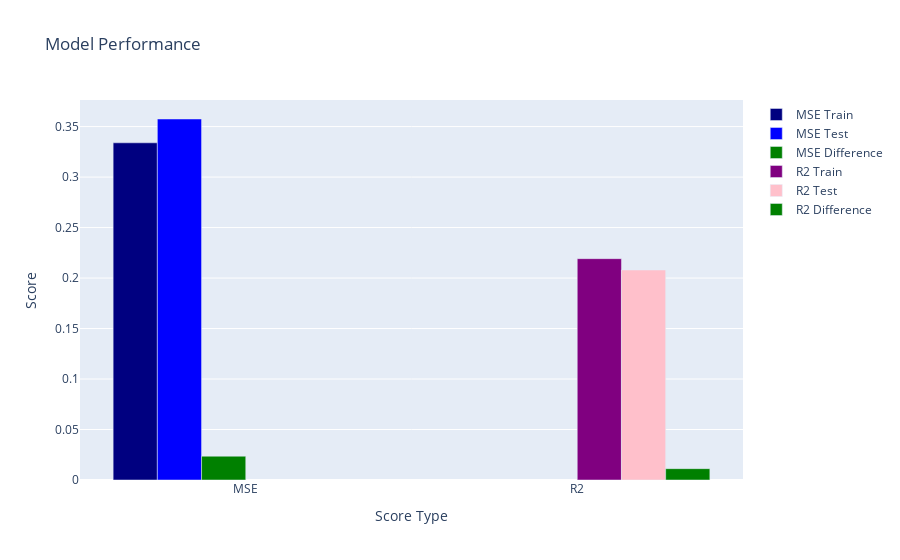

This figure's notebook cell:
### Markdown cell above
### Elastic Net Regression

### Code cell
# Create an elastic net regression model
model = ElasticNet(alpha=0.001)

# Train the model
model.fit(df_x_select, df_y)

# Get the training MSE, R2 score, Testing MSE, and R2 score
mse_train = mean_squared_error(df_y, model.predict(df_x_select))
r2_train = r2_score(df_y, model.predict(df_x_select))
mse_test = mean_squared_error(df_test_y, model.predict(df_test_x_select))
r2_test = r2_score(df_test_y, model.predict(df_test_x_select))

# Print the training MSE and R2 score
print('Training MSE: ', mse_train)
print('Training R2: ', r2_train)

# Print the testing MSE and R2 score
print('Testing MSE: ', mse_test)
print('Testing R2: ', r2_test)

# Display the scores
plot_scores(mse_train, r2_train, mse_test, r2_test)

# Save the model
pickle.dump(model, open('models/ElasticNet_model.pkl', 'wb'))

### Figure 1 — Plotly figure (JSON) as saved in the notebook; plotly's stock layout.template omitted (floating-point values rounded to 4 significant figures)
{"data": [{"marker": {"color": "navy"}, "name": "MSE Train", "type": "bar", "x": ["MSE"], "y": [0.3339]}, {"marker": {"color": "blue"}, "name": "MSE Test", "type": "bar", "x": ["MSE"], "y": [0.3575]}, {"marker": {"color": "green"}, "name": "MSE Difference", "type": "bar", "x": ["MSE"], "y": [0.02358]}, {"marker": {"color": "purple"}, "name": "R2 Train", "type": "bar", "x": ["R2"], "y": [0.2192]}, {"marker": {"color": "pink"}, "name": "R2 Test", "type": "bar", "x": ["R2"], "y": [0.208]}, {"marker": {"color": "green"}, "name": "R2 Difference", "type": "bar", "x": ["R2"], "y": [0.01122]}], "layout": {"title": {"text": "Model Performance"}, "xaxis": {"title": {"text": "Score Type"}}, "yaxis": {"title": {"text": "Score"}}}}
